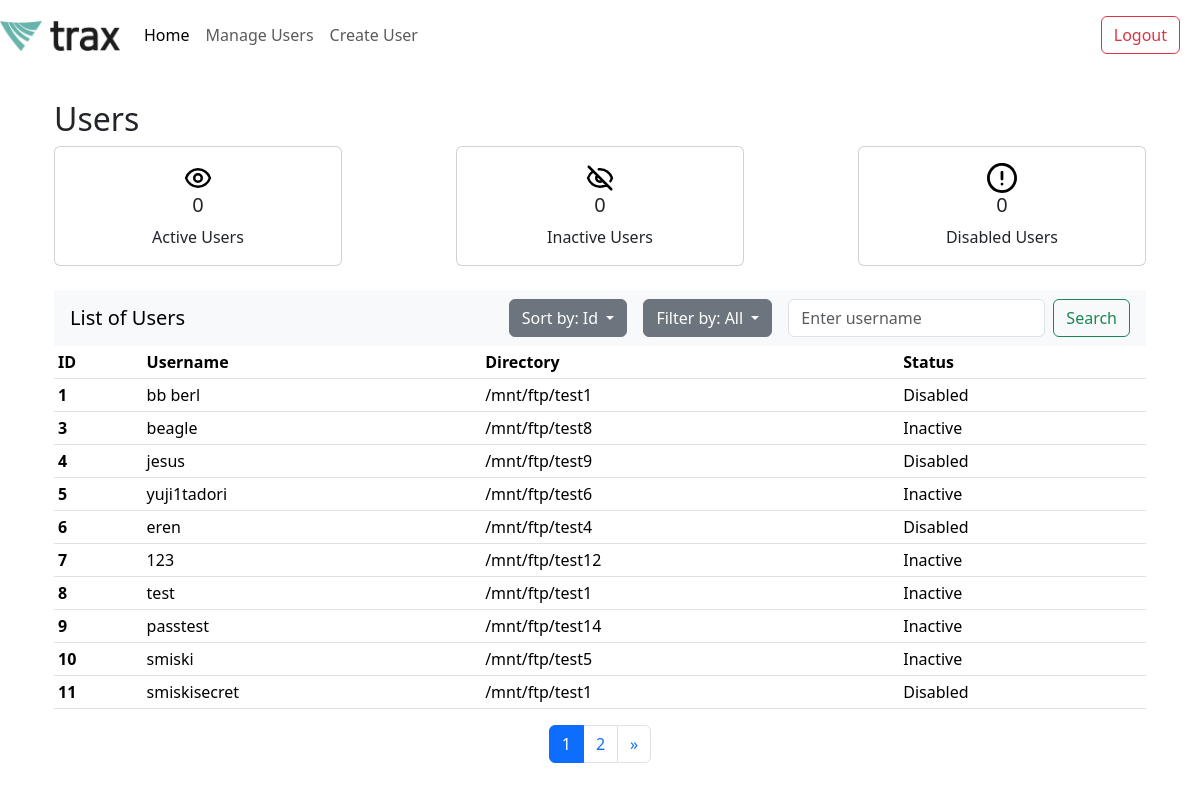
Screenshot of /home (signed in) with the database file from the repository.
### app.py (models this page shows)
class User(db.Model):
    id = db.Column(db.Integer, primary_key=True)
    username = db.Column(db.String(80), nullable=False, unique=True)
    password = db.Column(db.String(120), nullable=False)
    directory = db.Column(db.String(120), nullable=False)
    status = db.Column(db.String(10), nullable=False)
    login_count = db.Column(db.Integer, default=0)
    last_login = db.Column(db.DateTime, nullable=True)
    last_modified = db.Column(db.DateTime, default=datetime.utcnow, onupdate=datetime.utcnow)
    bytes_uploaded = db.Column(db.BigInteger, default=0)
    bytes_downloaded = db.Column(db.BigInteger, default=0)
    files_uploaded = db.Column(db.Integer, default=0)
    files_downloaded = db.Column(db.Integer, default=0)
    @property
    def computed_status(self):
        if self.status == 'Disabled':
            return 'Disabled'
        if self.last_login is None:
            return 'Inactive'
        seven_days_ago = func.now() - timedelta(days=7)
        return 'Inactive' if self.last_login < seven_days_ago else 'Active'

### app.py (the view)
@app.route('/home', methods=['GET'])
def home():
    if not session.get("username"):
        return redirect("/login")
    page = request.args.get('page', 1, type=int)
    per_page = 10
    sort_by = request.args.get('sort_by', 'id')
    filter_status = request.args.get('filter_by', 'all')
    search_query = request.args.get('search', '')
    query = get_filtered_sorted_users(sort_by, filter_status, search_query)
    pagination = query.paginate(page=page, per_page=per_page, error_out=False)
    if request.headers.get('X-Requested-With') == 'XMLHttpRequest':
        return render_template('user_table.html',
                            users=pagination.items,
                            pagination=pagination)
    return render_template('home.html',
                         users=pagination.items,
                         pagination=pagination)

### app.py (called while the page is built, shortened)
def get_filtered_sorted_users(sort_by='id', filter_status='all', search_query=''):
    query = User.query
    seven_days_ago = func.now() - timedelta(days=7)
    if filter_status == 'active':
        query = query.filter(
            User.status != 'Disabled',
            User.last_login >= seven_days_ago
        )
    elif filter_status == 'all':
        query = query.filter(User.status.in_(['Active', 'Inactive', 'Disabled']))
    if sort_by == 'username':
        query = query.order_by(User.username)
    elif sort_by == 'id':
        query = query.order_by(User.id)
    elif sort_by == 'directory':
        query = query.order_by(User.directory)
    if search_query:
        query = query.filter(User.username.like(f'%{search_query}%'))  # case insensitive search
    return query

### templates/home.html (shortened to what this page needs)
<!DOCTYPE html>
<html lang="en">
<head>
</head>
<body>
    {% extends "index.html" %}
    {% block content %}
    <div class="container">
        <h2>Users</h2>
        {% include 'card_component.html' %}
        <div class="table-responsive">
            {% include 'user_table.html' %}
        </div>
    </div>
    {% endblock %}

### templates/index.html (shortened to what this page needs)
<!DOCTYPE html>
<html lang="en">
<head>
    <link href="https://cdn.jsdelivr.net/npm/bootstrap@5.3.3/dist/css/bootstrap.min.css" rel="stylesheet">
    <link rel="stylesheet" href="https://cdnjs.cloudflare.com/ajax/libs/font-awesome/5.15.4/css/all.min.css">
    <link rel=”stylesheet” href=”https://cdn.jsdelivr.net/npm/bootstrap-icons@1.3.0/font/bootstrap-icons.css” />
    <link rel="stylesheet" href="{{ url_for('static', filename='home.css') }}">
    <link rel="stylesheet" href="{{ url_for('static', filename='manage-user.css') }}">
    <link rel="stylesheet" href="{{ url_for('static', filename='create-user.css') }}">
  </head>
<body>
    <nav class="navbar navbar-expand-lg navbar-light" style="background-color: white;" aria-label="Main navigation">
      <a href="{{ url_for('home') }}" class="navbar-brand">
        <img src="{{ url_for('static', filename='img/trax logo.jpg') }}" width="120" height="30" alt="Trax Tech Logo">
      </a>
      <div id="navbarNavAltMarkup" class="collapse navbar-collapse">
        <div class="navbar-nav">
            <a href="{{ url_for('home') }}" class="nav-item nav-link {% if request.endpoint == 'home' %}active{% endif %}">Home</a>
            <a class="nav-item nav-link {% if request.endpoint == 'manage_user' %}active{% endif %}">Manage Users</a>
            <a href="{{ url_for('create_user') }}" class="nav-item nav-link {% if request.endpoint == 'create_user' %}active{% endif %}">Create User</a>
        </div>
      </div>
      <nav class="navbar navbar-light" style="background-color: white;" aria-label="Secondary navigation">
        <form class="form-inline">
          <button class="btn btn-outline-danger" type="button" style="margin-right: 20px" onclick="logout()">Logout</button>
        </form>
      </nav>
    </nav>
    <section id="content" class="content-section">
      <div class="container">
        {% block content %}
        {% endblock %}
      </div>
    </section>
</body>
</html>

### templates/card_component.html (shortened to what this page needs)
<!DOCTYPE html>
<html lang="en">
<head>
</head>
<body>
    <div class="card-container d-flex justify-content-between">
        <div class="card text-center" style="width: 18rem;">
            <div class="card-body">
                <img src="static/img/eye-svgrepo-com.svg" alt="Active Card Icon" style="width: 30px; height: 30px;">
                <h5 id="active-users" class="card-title">0</h5>
                <p class="card-text">Active Users</p>
            </div>
        </div>
        <div class="card text-center" style="width: 18rem;">
            <div class="card-body">
                <img src="static/img/eye-slash-svgrepo-com.svg" alt="Inactive Card Icon" style="width: 30px; height: 30px;">
                <h5 id="inactive-users" class="card-title">0</h5>
                <p class="card-text">Inactive Users</p>
            </div>
        </div>
        <div class="card text-center" style="width: 18rem;">
            <div class="card-body">
                <img src="static/img/error-16-svgrepo-com.svg" alt="Disabled Card Icon" style="width: 30px; height: 30px;">
                <h5 id="disabled-users" class="card-title">0</h5>
                <p class="card-text">Disabled Users</p>
            </div>
        </div>
    </div>
</body>
</html>

### templates/user_table.html (shortened to what this page needs)
<!DOCTYPE html>
<html lang="en">
<head>
</head>
<body>
    <nav class="navbar navbar-light bg-light justify-content-between mt-4">
        <a class="navbar-brand ms-3">List of Users</a>
        <form class="form-inline d-flex align-items-center" method="GET">
            <div class="dropdown me-3">
                <button class="btn btn-secondary dropdown-toggle" type="button" id="sortDropdown" data-bs-toggle="dropdown" aria-expanded="false">
                    Sort by: {{ request.args.get('sort_by', 'ID') | title }}
                </button>
            </div>
            <div class="dropdown me-3">
                <button class="btn btn-secondary dropdown-toggle" type="button" id="filterDropdown" data-bs-toggle="dropdown" aria-expanded="false">
                    Filter by: {{ request.args.get('filter_by', 'All') | title }}
                </button>
            </div>
            <input class="form-control mr-sm-5" type="search" placeholder="Enter username" aria-label="Search" name="search" value="{{ request.args.get('search', '') }}">
            <button class="btn btn-outline-success ms-2 me-3 my-2 my-sm-0" type="submit">Search</button>
        </form>
    </nav>
    <table class="table table-hover table-sm">
        <thead>
          <tr>
            <th scope="col">ID</th>
            <th scope="col">Username</th>
            <th scope="col">Directory</th>
            <th scope="col">Status</th>
          </tr>
        </thead>
        <tbody>
            {% if users %}
                {% for user in users %}
                <tr onclick=window.location.href="{{ url_for('manage_user', user_id=user.id) }}" style="cursor: pointer;">
                    <th scope="row">{{ user.id }}</th>
                    <td>{{ user.username }}</td>
                    <td>{{ user.directory }}</td>
                    <td>{{ user.computed_status }}</td>
                </tr>
                {% endfor %}
            {% else %}
                <tr>
                    <td colspan="4" class="text-center">No users found</td>
                </tr>
            {% endif %}
        </tbody>
    </table>
    <nav aria-label="User table pages" class="d-flex justify-content-center">
        <ul class="pagination">
        {% for page_num in pagination.iter_pages(left_edge=2, right_edge=2, left_current=2, right_current=3) %}
            {% if page_num %}
            <li class="page-item {% if page_num == pagination.page %}active{% endif %}">
                <a class="page-link" href="#" onclick="updateURLParams('page', '{{ page_num }}')">{{ page_num }}</a>
            </li>
            {% else %}
            <li class="page-item disabled"><span class="page-link">...</span></li>
            {% endif %}
        {% endfor %}
        {% if pagination.has_next %}
        <li class="page-item">
            <a class="page-link" href="#" onclick="updateURLParams('page', '{{ pagination.next_num }}')" aria-label="Next">
            <span aria-hidden="true">&raquo;</span>
            </a>
        </li>
        {% endif %}
        </ul>
    </nav>
</body>
</html>

### static/home.css (style rules this page uses)
.content-section { margin: 30px; }
.table-responsive { transition: all 0.3s ease; }

### static/manage-user.css (style rules this page uses)
.content-section { margin: 30px; }

### rows the page displays
User: id "1", username "bb berl", directory "/mnt/ftp/test1", computed_status "Disabled"
User: id "3", username "beagle", directory "/mnt/ftp/test8", computed_status "Inactive"
User: id "4", username "jesus", directory "/mnt/ftp/test9", computed_status "Disabled"
User: id "5", username "yuji1tadori", directory "/mnt/ftp/test6", computed_status "Inactive"
User: id "6", username "eren", directory "/mnt/ftp/test4", computed_status "Disabled"
User: id "7", username "123", directory "/mnt/ftp/test12", computed_status "Inactive"
User: id "8", username "test", directory "/mnt/ftp/test1", computed_status "Inactive"
User: id "9", username "passtest", directory "/mnt/ftp/test14", computed_status "Inactive"
User: id "10", username "smiski", directory "/mnt/ftp/test5", computed_status "Inactive"
User: id "11", username "smiskisecret", directory "/mnt/ftp/test1", computed_status "Disabled"

### other values shown
{{ request.args.get('sort_by', 'ID') | title }} "Id"
{{ request.args.get('filter_by', 'All') | title }} "All"
{{ page_num }} "1" "2"
